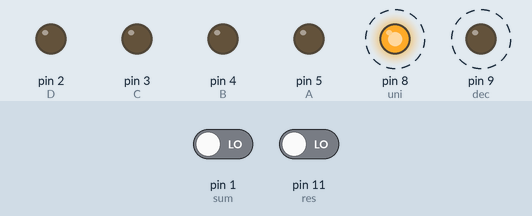
Recording of a sketch running on a simulated Arduino Uno, built with avr-gcc and run on an emulated ATmega328P. Shown: output pins drawn as LEDs (lit = HIGH). Dashed ring = blinking. Inputs (shaded band) come from the test bench; at power-on: pin 1 (sum) LOW, pin 11 (res) LOW.

Above: at 1.1 s.
1.5 s: pin 1 (sum) driven HIGH
At 3.3 s:
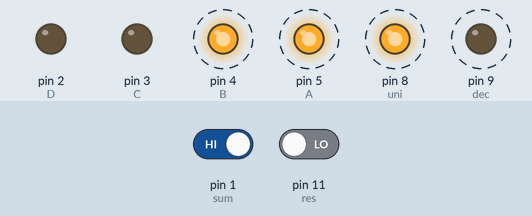
4.5 s: pin 1 (sum) driven LOW
At 4.9 s:
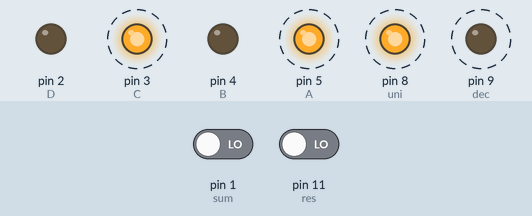
7.5 s: pin 1 (sum) driven HIGH
At 7.9 s:
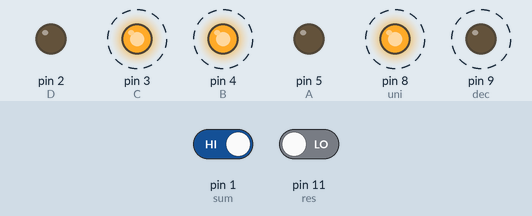
10.5 s: pin 11 (res) driven HIGH
At 11.6 s:
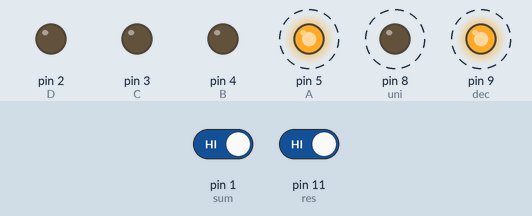
Timing chart, 0 to 14.5 s (numbered marks = the images above; inputs shaded):
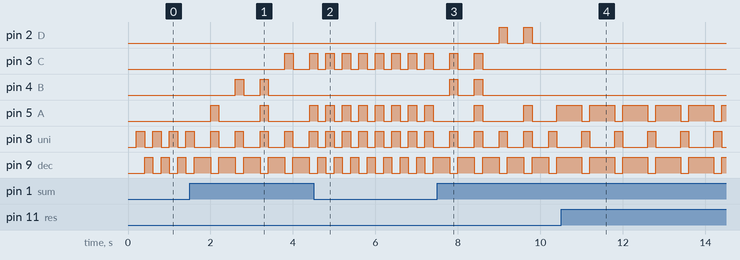

Measured:
- after the input at 1.5 s, pin 3 (C): LOW → HIGH after 2.3 s, → LOW 0.20 s later, → HIGH 0.40 s later; pin 4 (B): alternates HIGH for 0.20 s and LOW for 0.40 s, 4 changes in all, then stays LOW, starting after 1.1 s
- after the input at 4.5 s, pin 2 (D), pin 4 (B): stops changing and stays LOW; pin 3 (C), pin 5 (A), pin 8 (uni), pin 9 (dec): alternates HIGH for 0.20 s and LOW for 0.20 s, starting after 0.30 s
- after the input at 7.5 s, pin 2 (D): alternates HIGH for 0.20 s and LOW for 0.40 s, starting after 1.5 s; pin 3 (C): alternates HIGH for 0.20 s and LOW for 0.40 s, 4 changes in all, then stays LOW, starting after 0.30 s
- after the input at 10.5 s, pin 3 (C), pin 4 (B): stops changing and stays LOW; pin 5 (A), pin 9 (dec): alternates HIGH for 0.60 s and LOW for 0.20 s, starting after 0.50 s; pin 8 (uni): alternates HIGH for 0.20 s and LOW for 0.60 s, starting after 0.50 s
- by itself, pin 8 (uni), pin 9 (dec): alternates HIGH for 0.20 s and LOW for 0.20 s

The sketch:

DeberDisplay2.ino
```cpp
/*
 * Universidad Tecnica del Norte
 * FICA - CIERCOM
 * SISTEMAS MICROPROCESADOS
 * PAUL ZURITA
 *
 * REALIZAR UN CONTADOR HASTA 40 QUE AUMENTE CON UN PULSADOR Y RESTE CON OTRO
 */
 //DECLARACION DE VARIABLES

int A=5; //DELCARACION BIT MENOS SIGNIFICATIVO
int B=4;
int C=3;
int D=2;//DECLARACION BIT MAS SIGNIFICATIVO

int r=0;// DECLARACION VARIABLE DE RECORRIDO EMPIEZA DESDE 1
int uni=8;// DECLARACION FUENTE UNIDADES
int dec=9;// DECLARACION FUENTE DECENAS
int res=11;//pulsador restador
int sum=1;//pulsador sumador

int d,u; // DECLARACION VARIABLES TEMPORALES


void setup() {

  //DECLARACION PINES COMO SALIDA
  pinMode(A, OUTPUT);
  pinMode(B, OUTPUT);
  pinMode(C, OUTPUT);
  pinMode(D, OUTPUT);
  pinMode(uni, OUTPUT);
  pinMode(dec, OUTPUT);
  pinMode(res, INPUT);
  pinMode(sum, INPUT);
 delay(200); //espera 200 ms
}

void loop() {

  //condicional para sumar
 if(digitalRead(sum)==HIGH){
  delay(200);//eliminador de rebotes
  //inicio if para contar
  if (r<40){
    r++;
        //con el operador modulo(%) ubicamos el contador para decenas, unidades
        d=(r%100)/10; //valor de las decenas
        u=r%10; //valor de las unidades

  }else{
    //reseteo de valores
    r=0;

    d=0;
    u=0;

  }
 }


 //condicional para restar
if(digitalRead(res)==HIGH){
  delay(200);//eliminador de rebotes

  //inicio if para contar
  if (r>0){
    r--;
        //con el operador modulo(%) ubicamos el contador para decenas, unidades
        d=(r%100)/10; //valor de las decenas
        u=r%10; //valor de las unidades

  }else{
    //reseteo de valores desde 40
    r=40;
  //inicio desde 40
    d=4;
    u=0;

  }
 }
  //IMPRESION DE NUMEROS EN DISPLAY
    //impresion unidades
    digitalWrite(uni, HIGH);//display unidades on
    digitalWrite(dec, LOW);// display decenas off
    printNum(u);//llamada a metodo de visualizacion
    delay(200);//espera

    //impresion decenas
    digitalWrite(uni, LOW);//display unidades off
    digitalWrite(dec, HIGH);// display decenas on
    printNum(d);//llamada a metodo de visualizacion
    delay(200);//espera


}
void printNum ( int numSelec){
switch (numSelec){

//print 0
case 0:
digitalWrite(A,LOW);
digitalWrite(B,LOW);
digitalWrite(C,LOW);
digitalWrite(D,LOW);
break;
//print 1
 case 1:
digitalWrite(A,HIGH);
digitalWrite(B,LOW);
digitalWrite(C,LOW);
digitalWrite(D,LOW);
break;
//print 2
case 2:
digitalWrite(A,LOW);
digitalWrite(B,HIGH);
digitalWrite(C,LOW);
digitalWrite(D,LOW);
break;
//print 3
case 3:
digitalWrite(A,HIGH);
digitalWrite(B,HIGH);
digitalWrite(C,LOW);
digitalWrite(D,LOW);
break;
//print 4
case 4:
digitalWrite(A,LOW);
digitalWrite(B,LOW);
digitalWrite(C,HIGH);
digitalWrite(D,LOW);
break;
//print 5
case 5:
digitalWrite(A,HIGH);
digitalWrite(B,LOW);
digitalWrite(C,HIGH);
digitalWrite(D,LOW);
break;
//print 6
case 6:
digitalWrite(A,LOW);
digitalWrite(B,HIGH);
digitalWrite(C,HIGH);
digitalWrite(D,LOW);
break;
//print 7
case 7:
digitalWrite(A,HIGH);
digitalWrite(B,HIGH);
digitalWrite(C,HIGH);
digitalWrite(D,LOW);
break;
// print 8
case 8:
digitalWrite(A,LOW);
digitalWrite(B,LOW);
digitalWrite(C,LOW);
digitalWrite(D,HIGH);
break;
//print 9
case 9:
digitalWrite(A,HIGH);
digitalWrite(B,LOW);
digitalWrite(C,LOW);
digitalWrite(D,HIGH);
break;
}
}
```
